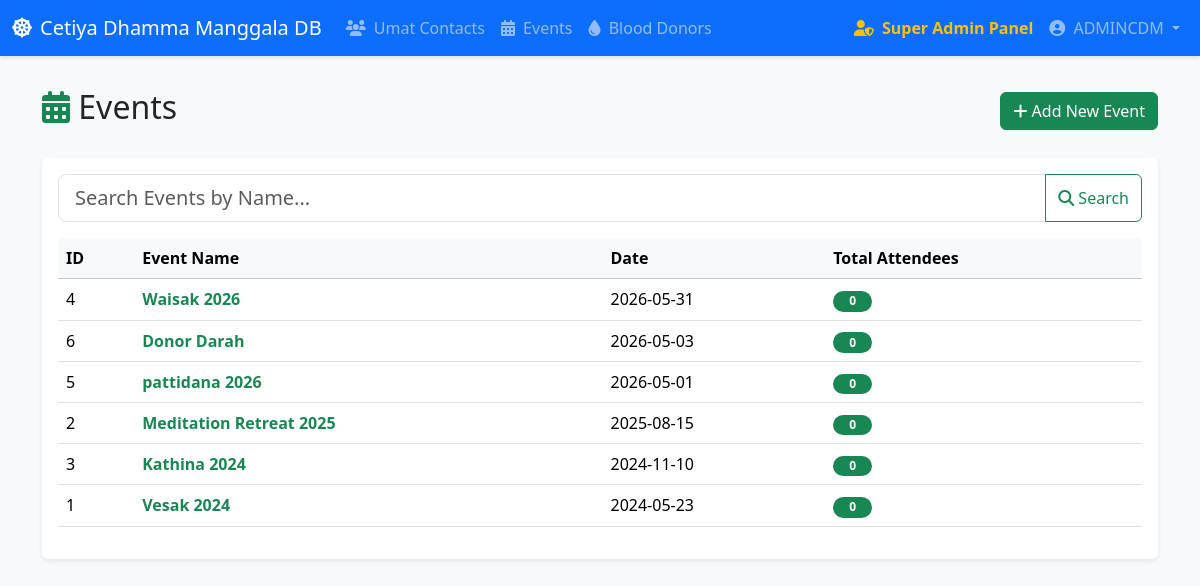
Before: /events (signed in) with the older database file.
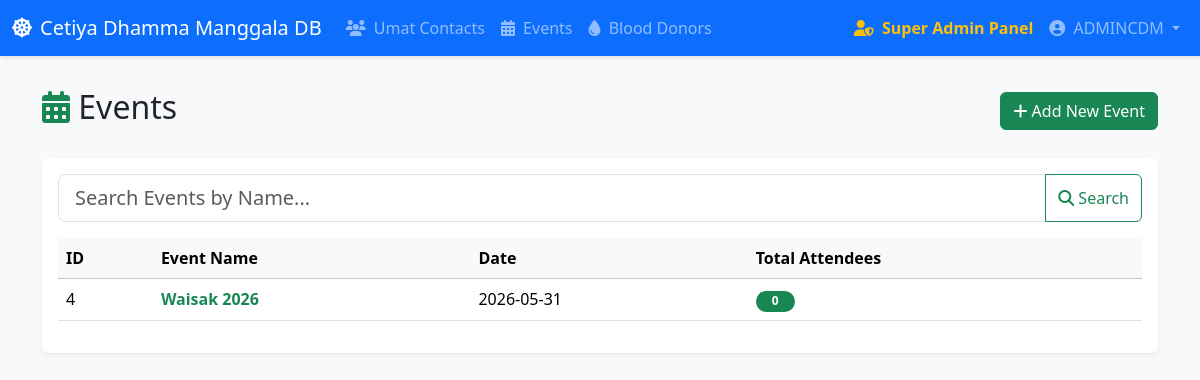
After: the same page with the newer database file.
### models.py (models this page shows)
class Admin(Base):
    __tablename__ = 'admins'
    id = Column(Integer, primary_key=True, index=True)
    username = Column(String, unique=True, index=True)
    password = Column(String)
    role = Column(String, default="subadmin") # "superadmin" or "subadmin"
    activities = relationship("ActivityLog", back_populates="admin")

class Event(Base):
    __tablename__ = 'events'
    id = Column(Integer, primary_key=True, index=True)
    name = Column(String, index=True)
    date = Column(Date)
    attendances = relationship("EventAttendance", back_populates="event")

### main.py (the view)
@app.get("/events", response_class=HTMLResponse)
def read_events(request: Request, search: str | None = None, db: Session = Depends(get_db), admin: models.Admin = Depends(require_admin)):
    query = db.query(models.Event)
    if search:
        query = query.filter(models.Event.name.ilike(f"%{search}%"))
    events = query.order_by(models.Event.date.desc()).all()
    events_data = []
    for event in events:
        total = sum(1 + att.companions for att in event.attendances)
        events_data.append({"event": event, "total": total})
    return templates.TemplateResponse(request=request, name="events.html", context={"events_data": events_data, "search_term": search or "", "admin": admin})

### templates/events.html (shortened to what this page needs)
{% extends "base.html" %}
{% block content %}
<div class="row mb-4 align-items-center">
    <div class="col-md-6">
        <h2><i class="fas fa-calendar-alt text-success"></i> Events</h2>
    </div>
    <div class="col-md-6 text-end">
        <button class="btn btn-success" data-bs-toggle="modal" data-bs-target="#addEventModal">
            <i class="fas fa-plus"></i> Add New Event
        </button>
    </div>
</div>
<div class="card shadow-sm rounded">
    <div class="card-body">
        <form method="GET" action="/events" class="mb-3">
            <div class="input-group">
                <input type="text" class="form-control form-control-lg" name="search" placeholder="Search Events by Name..." value="{{ search_term }}">
                <button class="btn btn-outline-success" type="submit"><i class="fas fa-search"></i> Search</button>
            </div>
        </form>
        <div class="table-responsive">
            <table class="table table-hover align-middle">
                <thead class="table-light">
                    <tr>
                        <th>ID</th>
                        <th>Event Name</th>
                        <th>Date</th>
                        <th>Total Attendees</th>
                    </tr>
                </thead>
                <tbody>
                    {% for item in events_data %}
                    <tr>
                        <td>{{ item.event.id }}</td>
                        <td>
                            <a href="/events/{{ item.event.id }}" class="text-decoration-none fw-bold text-success">
                                {{ item.event.name }}
                            </a>
                        </td>
                        <td>{{ item.event.date }}</td>
                        <td>
                            <span class="badge bg-success rounded-pill px-3">{{ item.total }}</span>
                        </td>
                    </tr>
                    {% endfor %}
                </tbody>
            </table>
        </div>
    </div>
</div>
{% endblock %}

### templates/base.html (shortened to what this page needs)
<!DOCTYPE html>
<html lang="en">
<head>
    <link href="https://cdn.jsdelivr.net/npm/bootstrap@5.3.2/dist/css/bootstrap.min.css" rel="stylesheet">
    <link rel="stylesheet" href="https://cdnjs.cloudflare.com/ajax/libs/font-awesome/6.4.2/css/all.min.css">
    <link href="https://cdn.jsdelivr.net/npm/select2@4.1.0-rc.0/dist/css/select2.min.css" rel="stylesheet" />
</head>
<body>
    <nav class="navbar navbar-expand-lg navbar-dark bg-primary">
        <div class="container-fluid">
            <a class="navbar-brand" href="/">
                <i class="fas fa-dharmachakra me-2"></i>Cetiya Dhamma Manggala DB
            </a>
            <div class="collapse navbar-collapse" id="navbarNav">
                <ul class="navbar-nav me-auto mb-2 mb-lg-0">
                    <li class="nav-item">
                        <a class="nav-link" href="/"><i class="fas fa-users me-1"></i> Umat Contacts</a>
                    </li>
                    <li class="nav-item">
                        <a class="nav-link" href="/events"><i class="fas fa-calendar-alt me-1"></i> Events</a>
                    </li>
                    <li class="nav-item">
                        <a class="nav-link" href="/blood-donors"><i class="fas fa-tint me-1"></i> Blood Donors</a>
                    </li>
                </ul>
                {% if admin %}
                <ul class="navbar-nav">
                    {% if admin.role == 'superadmin' %}
                    <li class="nav-item">
                        <a class="nav-link text-warning fw-bold" href="/superadmin"><i class="fas fa-user-shield me-1"></i> Super Admin Panel</a>
                    </li>
                    {% endif %}
                    <li class="nav-item dropdown">
                        <a class="nav-link dropdown-toggle" href="#" id="navbarDropdown" role="button" data-bs-toggle="dropdown" aria-expanded="false">
                            <i class="fas fa-user-circle me-1"></i> {{ admin.username }}
                        </a>
                    </li>
                </ul>
                {% endif %}
            </div>
        </div>
    </nav>
    <div class="container">
        {% block content %}{% endblock %}
    </div>
</body>
</html>

### templates/base.html (style rules this page uses)
body { background-color: #f8f9fa; }
.navbar { box-shadow: 0 2px 4px rgba(0, 0, 0, .1); }
.container { margin-top: 2rem; margin-bottom: 2rem; }
.card { box-shadow: 0 4px 6px rgba(0, 0, 0, .05); border: none; }

Changed rows visible on the page:
removed Event: event.id "6", event.name "Donor Darah", event "2026-05-03"
removed Event: event.id "5", event.name "pattidana 2026", event "2026-05-01"
removed Event: event.id "2", event.name "Meditation Retreat 2025", event "2025-08-15"
removed Event: event.id "3", event.name "Kathina 2024", event "2024-11-10"
removed Event: event.id "1", event.name "Vesak 2024", event "2024-05-23"
Other visible differences:
list line gone: "0"
